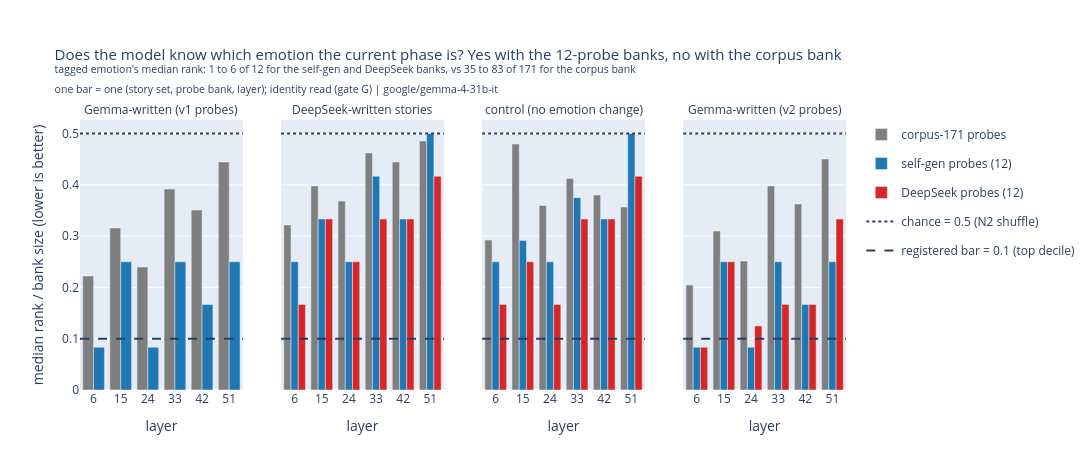

This figure's notebook cell:
### Markdown cell above
## 1. Does the model know which emotion the current phase is? (identity read, gate G)

**Answer: yes, clearly, when read with good probes.** On every story set, the
two 12-probe banks place the tagged emotion near the top of the bank: median
rank 1 to 6 of 12 at every layer (the self-gen bank everywhere; the DeepSeek
bank on the arms that carry it, since the v1 Gemma-written arm was extracted
before that third bank existed). The corpus-171 bank never comes close (median
rank 35 to 83 of 171). Both ranges are recomputed at runtime in the figure
title, and the printout below the figure gives them per bank and story set.

**How it was measured.** For every story phase, average each probe's centered
cosine over the phase's tokens, then rank the tagged emotion among its bank
(rank 1 = the correct probe scored highest). The figure divides rank by bank
size so banks of different sizes share one scale: chance sits near 0.5, the
registered usefulness bar is the top decile, 0.1. Lower is better.

**Verdict.** The identity read passes in substance for the self-gen and
DeepSeek banks: wrong-emotion shuffles (N2) essentially never match their ranks
(p < 0.001 at every layer on both Gemma-written arms; the exceptions cluster at
the last extracted layer, 51, on the DeepSeek-written and control arms, and on
the small 106-story control arm at layer 15; the printout gives each bank's
worst shuffle p and the layer it occurs at). The corpus-171 bank fails the
registered bar at every layer on every story set. Formal verdict-ladder
adjudication is pending because the registered gate text named the corpus-171
bank specifically (section 5, point 1).

### Code cell
# this cell plots the tagged emotion's median rank (as a fraction of bank
# size) per layer, probe bank, and story set, then prints each bank's rank
# range and its worst wrong-emotion-shuffle p value across the six layers
fig = make_subplots(rows=1, cols=len(SUBSTRATES), subplot_titles=list(SUBSTRATES),
                    shared_yaxes=True)
colors = {"corpus": "#7f7f7f", "selfgen": "#1f77b4", "deepseek": "#d62728"}
banks_in_legend = set()  # each bank gets exactly one legend entry, whichever panel shows it first
small_bank_ranks, corpus_ranks = [], []  # feed the title's computed rank ranges
for col, (substrate, arm) in enumerate(SUBSTRATES.items(), start=1):
    for bank, per_layer_stats in arm["gate_G"].items():
        if bank == "random" or not per_layer_stats.get("per_layer"):
            continue
        ranks = [per_layer_stats["per_layer"][str(layer)]["median_rank"] for layer in LAYERS]
        (corpus_ranks if bank == "corpus" else small_bank_ranks).extend(ranks)
        fig.add_bar(
            x=[str(layer) for layer in LAYERS],
            y=[rank / BANK_SIZE[bank] for rank in ranks],
            name=BANK_LABEL[bank], marker_color=colors[bank],
            legendgroup=bank, showlegend=(bank not in banks_in_legend), row=1, col=col,
        )
        banks_in_legend.add(bank)
# the two reference lines are labeled in the legend (per-panel text collided with bars)
fig.add_hline(y=0.5, line_dash="dot")
fig.add_hline(y=0.1, line_dash="dash")
fig.add_scatter(x=[None], y=[None], mode="lines", line=dict(dash="dot", color="#2a3f5f"),
                name="chance = 0.5 (N2 shuffle)")
fig.add_scatter(x=[None], y=[None], mode="lines", line=dict(dash="dash", color="#2a3f5f"),
                name="registered bar = 0.1 (top decile)")
for annotation in fig.layout.annotations:  # only the panel titles exist at this point
    annotation.font = dict(size=12)
fig.update_layout(
    title=(
        "Does the model know which emotion the current phase is? "
        "Yes with the 12-probe banks, no with the corpus bank<br>"
        f"<sup>tagged emotion's median rank: {min(small_bank_ranks):.0f} to "
        f"{max(small_bank_ranks):.0f} of 12 for the self-gen and DeepSeek banks, vs "
        f"{min(corpus_ranks):.0f} to {max(corpus_ranks):.0f} of 171 for the corpus bank</sup><br>"
        f"<sup>one bar = one (story set, probe bank, layer); identity read (gate G) | {MODEL}</sup>"
    ),
    title_font_size=15,
    yaxis_title="median rank / bank size (lower is better)",
    barmode="group", width=1400, height=470, margin=dict(t=120),
)
fig.update_xaxes(title="layer")
fig.show()
for substrate, arm in SUBSTRATES.items():
    for bank, per_layer_stats in arm["gate_G"].items():
        if bank == "random" or not per_layer_stats.get("per_layer"):
            continue
        cells = per_layer_stats["per_layer"]
        ranks = [cells[str(layer)]["median_rank"] for layer in LAYERS]
        worst_layer = max(LAYERS, key=lambda layer: cells[str(layer)]["n2_p"])
        print(f"{substrate:28s} {BANK_LABEL[bank]:22s} median rank {min(ranks):.0f} to "
              f"{max(ranks):.0f} of {BANK_SIZE[bank]}; worst shuffle p = "
              f"{cells[str(worst_layer)]['n2_p']:.4f} (layer {worst_layer})")

### Figure 1 — Plotly figure (JSON) as saved in the notebook; plotly's stock layout.template omitted (floating-point values rounded to 4 significant figures)
{"data": [{"legendgroup": "corpus", "marker": {"color": "#7f7f7f"}, "name": "corpus-171 probes", "showlegend": true, "type": "bar", "x": ["6", "15", "24", "33", "42", "51"], "xaxis": "x", "y": [0.2222, 0.3158, 0.2398, 0.3918, 0.3509, 0.4444], "yaxis": "y"}, {"legendgroup": "selfgen", "marker": {"color": "#1f77b4"}, "name": "self-gen probes (12)", "showlegend": true, "type": "bar", "x": ["6", "15", "24", "33", "42", "51"], "xaxis": "x", "y": [0.08333, 0.25, 0.08333, 0.25, 0.1667, 0.25], "yaxis": "y"}, {"legendgroup": "corpus", "marker": {"color": "#7f7f7f"}, "name": "corpus-171 probes", "showlegend": false, "type": "bar", "x": ["6", "15", "24", "33", "42", "51"], "xaxis": "x2", "y": [0.3216, 0.3977, 0.3684, 0.462, 0.4444, 0.4854], "yaxis": "y2"}, {"legendgroup": "selfgen", "marker": {"color": "#1f77b4"}, "name": "self-gen probes (12)", "showlegend": false, "type": "bar", "x": ["6", "15", "24", "33", "42", "51"], "xaxis": "x2", "y": [0.25, 0.3333, 0.25, 0.4167, 0.3333, 0.5], "yaxis": "y2"}, {"legendgroup": "deepseek", "marker": {"color": "#d62728"}, "name": "DeepSeek probes (12)", "showlegend": true, "type": "bar", "x": ["6", "15", "24", "33", "42", "51"], "xaxis": "x2", "y": [0.1667, 0.3333, 0.25, 0.3333, 0.3333, 0.4167], "yaxis": "y2"}, {"legendgroup": "corpus", "marker": {"color": "#7f7f7f"}, "name": "corpus-171 probes", "showlegend": false, "type": "bar", "x": ["6", "15", "24", "33", "42", "51"], "xaxis": "x3", "y": [0.2924, 0.4795, 0.3596, 0.4123, 0.3801, 0.3567], "yaxis": "y3"}, {"legendgroup": "selfgen", "marker": {"color": "#1f77b4"}, "name": "self-gen probes (12)", "showlegend": false, "type": "bar", "x": ["6", "15", "24", "33", "42", "51"], "xaxis": "x3", "y": [0.25, 0.2917, 0.25, 0.375, 0.3333, 0.5], "yaxis": "y3"}, {"legendgroup": "deepseek", "marker": {"color": "#d62728"}, "name": "DeepSeek probes (12)", "showlegend": false, "type": "bar", "x": ["6", "15", "24", "33", "42", "51"], "xaxis": "x3", "y": [0.1667, 0.25, 0.1667, 0.3333, 0.3333, 0.4167], "yaxis": "y3"}, {"legendgroup": "corpus", "marker": {"color": "#7f7f7f"}, "name": "corpus-171 probes", "showlegend": false, "type": "bar", "x": ["6", "15", "24", "33", "42", "51"], "xaxis": "x4", "y": [0.2047, 0.3099, 0.2515, 0.3977, 0.3626, 0.4503], "yaxis": "y4"}, {"legendgroup": "selfgen", "marker": {"color": "#1f77b4"}, "name": "self-gen probes (12)", "showlegend": false, "type": "bar", "x": ["6", "15", "24", "33", "42", "51"], "xaxis": "x4", "y": [0.08333, 0.25, 0.08333, 0.25, 0.1667, 0.25], "yaxis": "y4"}, {"legendgroup": "deepseek", "marker": {"color": "#d62728"}, "name": "DeepSeek probes (12)", "showlegend": false, "type": "bar", "x": ["6", "15", "24", "33", "42", "51"], "xaxis": "x4", "y": [0.08333, 0.25, 0.125, 0.1667, 0.1667, 0.3333], "yaxis": "y4"}, {"line": {"color": "#2a3f5f", "dash": "dot"}, "mode": "lines", "name": "chance = 0.5 (N2 shuffle)", "type": "scatter", "x": [null], "y": [null]}, {"line": {"color": "#2a3f5f", "dash": "dash"}, "mode": "lines", "name": "registered bar = 0.1 (top decile)", "type": "scatter", "x": [null], "y": [null]}], "layout": {"annotations": [{"font": {"size": 12}, "showarrow": false, "text": "Gemma-written (v1 probes)", "x": 0.1062, "xanchor": "center", "xref": "paper", "y": 1.0, "yanchor": "bottom", "yref": "paper"}, {"font": {"size": 12}, "showarrow": false, "text": "DeepSeek-written stories", "x": 0.3688, "xanchor": "center", "xref": "paper", "y": 1.0, "yanchor": "bottom", "yref": "paper"}, {"font": {"size": 12}, "showarrow": false, "text": "control (no emotion change)", "x": 0.6313, "xanchor": "center", "xref": "paper", "y": 1.0, "yanchor": "bottom", "yref": "paper"}, {"font": {"size": 12}, "showarrow": false, "text": "Gemma-written (v2 probes)", "x": 0.8938, "xanchor": "center", "xref": "paper", "y": 1.0, "yanchor": "bottom", "yref": "paper"}], "barmode": "group", "height": 470, "margin": {"t": 120}, "shapes": [{"line": {"dash": "dot"}, "type": "line", "x0": 0, "x1": 1, "xref": "x domain", "y0": 0.5, "y1": 0.5, "yref": "y"}, {"line": {"dash": "dot"}, "type": "line", "x0": 0, "x1": 1, "xref": "x2 domain", "y0": 0.5, "y1": 0.5, "yref": "y2"}, {"line": {"dash": "dot"}, "type": "line", "x0": 0, "x1": 1, "xref": "x3 domain", "y0": 0.5, "y1": 0.5, "yref": "y3"}, {"line": {"dash": "dot"}, "type": "line", "x0": 0, "x1": 1, "xref": "x4 domain", "y0": 0.5, "y1": 0.5, "yref": "y4"}, {"line": {"dash": "dash"}, "type": "line", "x0": 0, "x1": 1, "xref": "x domain", "y0": 0.1, "y1": 0.1, "yref": "y"}, {"line": {"dash": "dash"}, "type": "line", "x0": 0, "x1": 1, "xref": "x2 domain", "y0": 0.1, "y1": 0.1, "yref": "y2"}, {"line": {"dash": "dash"}, "type": "line", "x0": 0, "x1": 1, "xref": "x3 domain", "y0": 0.1, "y1": 0.1, "yref": "y3"}, {"line": {"dash": "dash"}, "type": "line", "x0": 0, "x1": 1, "xref": "x4 domain", "y0": 0.1, "y1": 0.1, "yref": "y4"}], "title": {"font": {"size": 15}, "text": "Does the model know which emotion the current phase is? Yes with the 12-probe banks, no with the corpus bank<br><sup>tagged emotion's median rank: 1 to 6 of 12 for the self-gen and DeepSeek banks, vs 35 to 83 of 171 for the corpus bank</sup><br><sup>one bar = one (story set, probe bank, layer); identity read (gate G) | google/gemma-4-31b-it</sup>"}, "width": 1400, "xaxis": {"anchor": "y", "domain": [0.0, 0.2125], "title": {"text": "layer"}}, "xaxis2": {"anchor": "y2", "domain": [0.2625, 0.475], "title": {"text": "layer"}}, "xaxis3": {"anchor": "y3", "domain": [0.525, 0.7375], "title": {"text": "layer"}}, "xaxis4": {"anchor": "y4", "domain": [0.7875, 1.0], "title": {"text": "layer"}}, "yaxis": {"anchor": "x", "domain": [0.0, 1.0], "title": {"text": "median rank / bank size (lower is better)"}}, "yaxis2": {"anchor": "x2", "domain": [0.0, 1.0], "matches": "y", "showticklabels": false}, "yaxis3": {"anchor": "x3", "domain": [0.0, 1.0], "matches": "y", "showticklabels": false}, "yaxis4": {"anchor": "x4", "domain": [0.0, 1.0], "matches": "y", "showticklabels": false}}}
